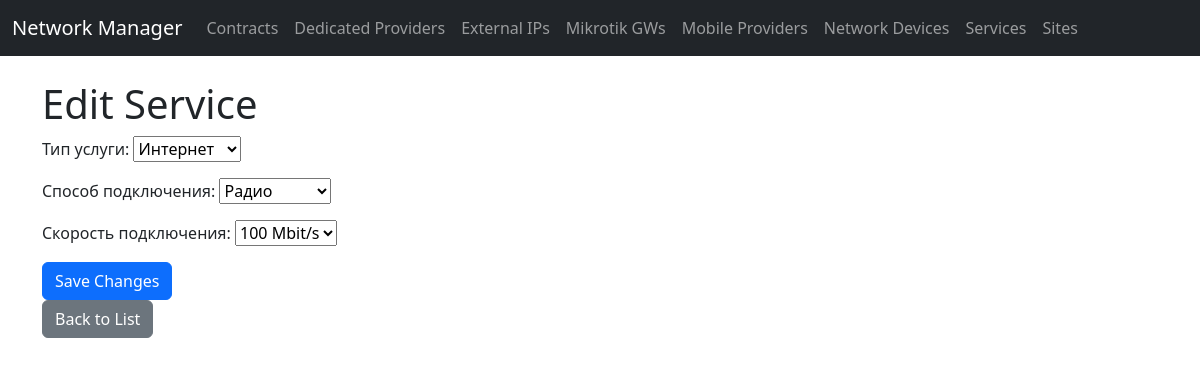
The page /services/edit/3/ on the database its author committed.
### network_manager/models.py (models this page shows, shortened)
class Service(models.Model):
    SERVICE_TYPES = [
        ('internet', 'Интернет'),
        ('telephony', 'Телефония'),
    ]
    CONNECTION_TYPES = [
        ('wired', 'Проводной'),
        ('radio', 'Радио'),
        ('lte', 'LTE'),
    ]
    SPEED_CHOICES = [
        ('10M', '10 Mbit/s'),
        ('100M', '100 Mbit/s'),
        ('1G', '1 Gbit/s'),
        ('10G', '10 Gbit/s'),
    ]
    service_type = models.CharField(max_length=50, choices=SERVICE_TYPES, verbose_name="Тип услуги")
    connection_type = models.CharField(max_length=50, choices=CONNECTION_TYPES, verbose_name="Способ подключения")
    speed = models.CharField(max_length=50, choices=SPEED_CHOICES, verbose_name="Скорость подключения")

### network_manager/views.py (the view)
# urls.py: path('services/edit/<int:service_id>/', edit_service, name='edit_service'),
def edit_service(request, service_id):
    service = get_object_or_404(Service, id=service_id)
    if request.method == 'POST':
        form = ServiceForm(request.POST, instance=service)
        if form.is_valid():
            form.save()
            return redirect('service_list')  # Перенаправление на список услуг
    else:
        form = ServiceForm(instance=service)
    return render(request, 'network_manager/edit_service.html', {'form': form})

### network_manager/forms.py
class ServiceForm(forms.ModelForm):
    class Meta:
        model = Service
        fields = ['service_type', 'connection_type', 'speed']  # Укажите поля, которые хотите включить в форму

### network_manager/templates/network_manager/edit_service.html (shortened to what this page needs)
{% extends 'base.html' %}
{% block content %}
<h1>Edit Service</h1>
<form method="post">
    {{ form.as_p }}
    <button type="submit" class="btn btn-primary">Save Changes</button>
</form>
<a href="{% url 'service_list' %}" class="btn btn-secondary">Back to List</a>
{% endblock %}

### rows shown on the page
Service: service_type "Интернет", connection_type "Радио", speed "100 Mbit/s"
